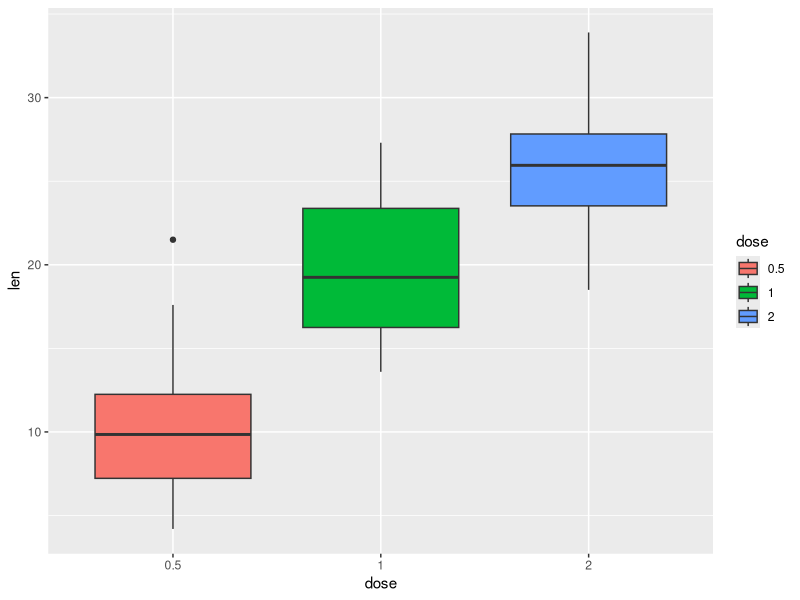
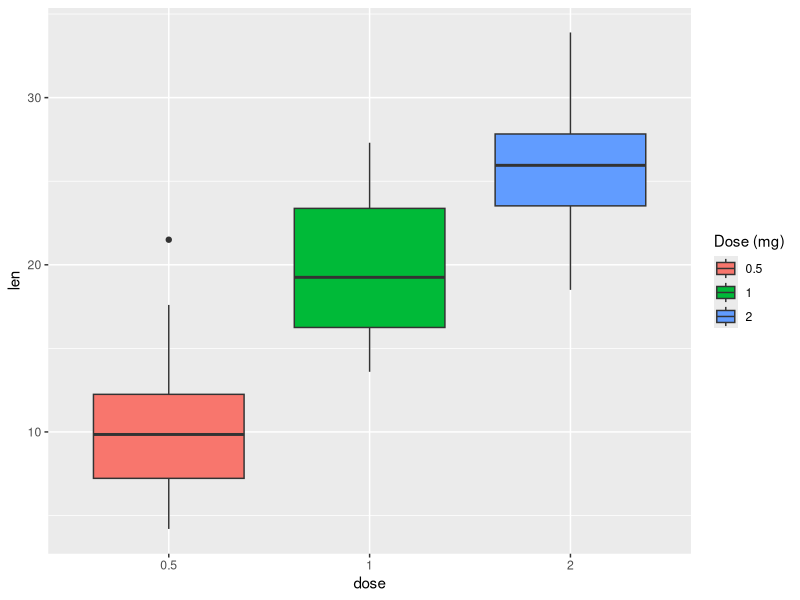
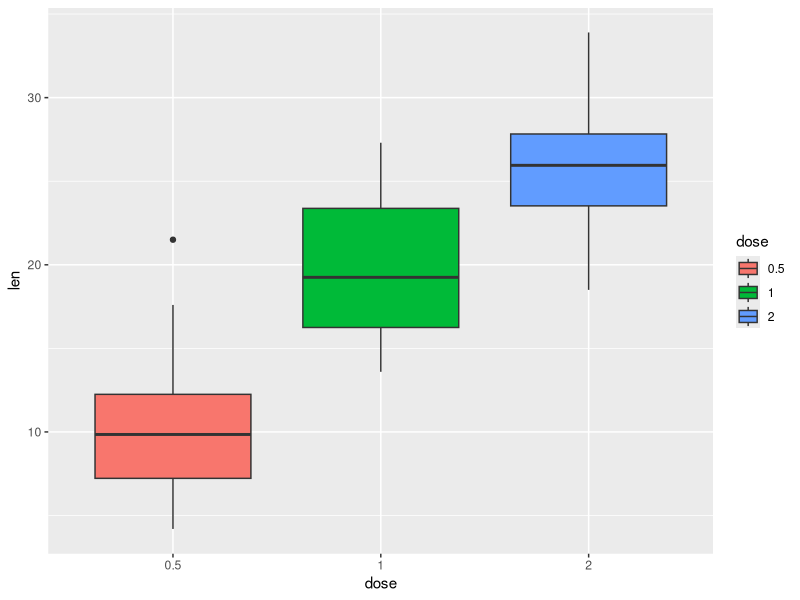

Source code (R) for these figures, in order:

# Legendas ggplot2 -------------------------------------------------------------------------------------------------------------------------
# Autoria do script: Jeanne Franco ---------------------------------------------------------------------------------------------------------
# Data: 15/03/2022 -------------------------------------------------------------------------------------------------------------------------
# Fonte: Página do Instagram R Descomplicado -----------------------------------------------------------------------------------------------

# Criando um exemplo -----------------------------------------------------------------------------------------------------------------------

library(ggplot2)

ToothGrowth$dose <- as.factor(ToothGrowth$dose)

p <- ggplot(ToothGrowth, aes(x = dose, y = len)) +
  geom_boxplot(aes(fill = dose))

p

# Principais funções para alterar legendas -------------------------------------------------------------------------------------------------

## p + labs() altera o título da legenda.

p + labs(fill = "Dose (mg)") # Se a legenda está ligada ao argumento fill
p + labs(color = "Dose (mg)") # Se sua legenda está ligada ao argumento color

## Assim por diante se sua legenda está ligada ao argumento 'shape', 'linetype', etc.
